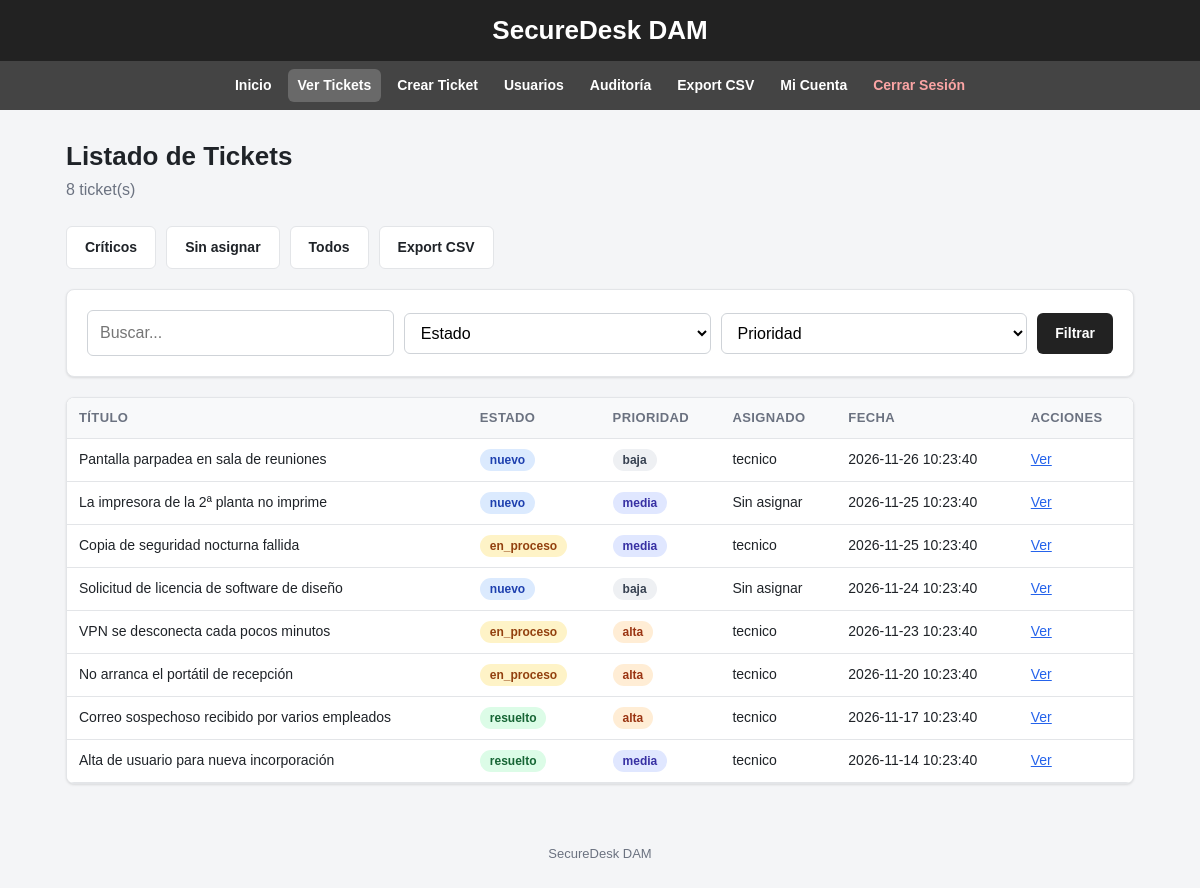
The app's page /tickets.php (signed in), older data.
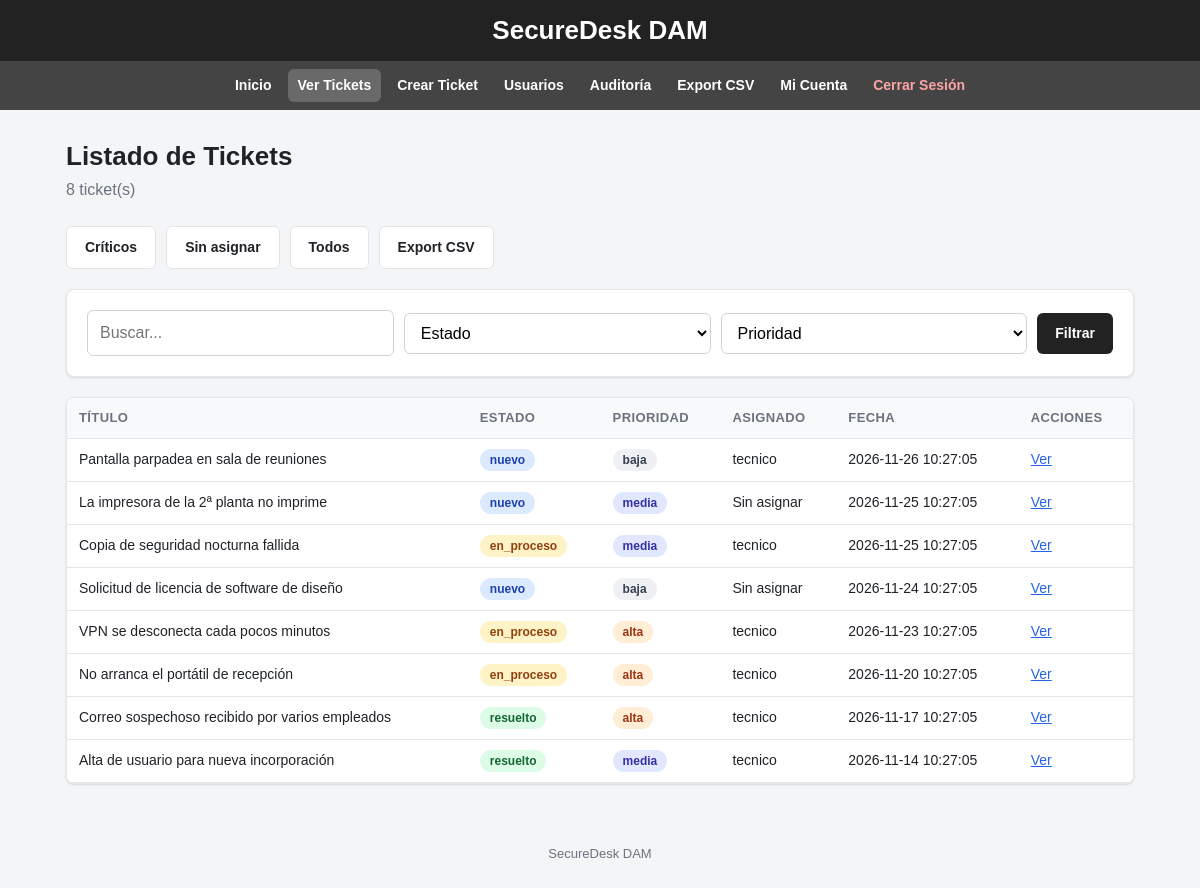
The same page, newer data.
### tables this page shows
CREATE TABLE tickets (
            id INTEGER PRIMARY KEY AUTOINCREMENT,
            title TEXT NOT NULL,
            description TEXT NOT NULL,
            status TEXT NOT NULL CHECK(status IN ('nuevo','en_proceso','resuelto')) DEFAULT 'nuevo',
            priority TEXT NOT NULL CHECK(priority IN ('baja','media','alta','critica')) DEFAULT 'media',
            category TEXT,
            created_by INTEGER NOT NULL,
            assigned_to INTEGER,
            created_at DATETIME DEFAULT CURRENT_TIMESTAMP,
            updated_at DATETIME DEFAULT CURRENT_TIMESTAMP,
            FOREIGN KEY(created_by) REFERENCES users(id),
            FOREIGN KEY(assigned_to) REFERENCES users(id)
        );

CREATE TABLE users (
            id INTEGER PRIMARY KEY AUTOINCREMENT,
            username TEXT NOT NULL UNIQUE,
            password_hash TEXT NOT NULL,
            role TEXT NOT NULL CHECK(role IN ('admin','tecnico','lector')),
            created_at DATETIME DEFAULT CURRENT_TIMESTAMP
        );

### public/tickets.php (the view, shortened to what this page needs)
<?php
require_once __DIR__ . '/../db/config.php';
$buscar = $_GET["buscar"] ?? "";
$sql = "SELECT t.*, u.username AS assigned_name
        FROM tickets t
        LEFT JOIN users u ON u.id = t.assigned_to
        WHERE 1=1";
$params = [];
$sql .= " ORDER BY t.created_at DESC";
$stmt = $db->prepare($sql);
$stmt->execute($params);
$tickets = $stmt->fetchAll(PDO::FETCH_ASSOC);
?>
<?php
require __DIR__ . '/../views/layout_start.php';
?>
<h2 class="page-title">Listado de Tickets</h2>
<p class="subtitle"><?= count($tickets) ?> ticket(s)</p>
<div class="actions">
    <a class="btn btn-light" href="?filtro=criticos">Críticos</a>
    <a class="btn btn-light" href="?filtro=sin_asignar">Sin asignar</a>
    <a class="btn btn-light" href="tickets.php">Todos</a>
    <a class="btn btn-light" href="export_csv.php">Export CSV</a>
</div>
<div class="card">
    <form method="GET" class="filters">
        <input type="text" name="buscar" placeholder="Buscar..." value="<?= htmlspecialchars($buscar) ?>">
        <select name="status">
            <option value="">Estado</option>
        </select>
        <select name="priority">
            <option value="">Prioridad</option>
        </select>
        <button type="submit">Filtrar</button>
    </form>
</div>
<div class="card table-wrap" style="padding:0">
<table>
<tr>
    <th>Título</th>
    <th>Estado</th>
    <th>Prioridad</th>
    <th>Asignado</th>
    <th>Fecha</th>
    <th>Acciones</th>
</tr>
<?php if ($tickets): ?>
    <?php foreach ($tickets as $t): ?>
    <tr>
        <td><?= htmlspecialchars($t["title"]) ?></td>
        <td><span class="badge badge-<?= htmlspecialchars($t["status"]) ?>"><?= htmlspecialchars($t["status"]) ?></span></td>
        <td><span class="badge badge-<?= htmlspecialchars($t["priority"]) ?>"><?= htmlspecialchars($t["priority"]) ?></span></td>
        <td><?= htmlspecialchars($t["assigned_name"] ?? "Sin asignar") ?></td>
        <td><?= htmlspecialchars($t["created_at"]) ?></td>
        <td><a href="ticket_detail.php?id=<?= $t["id"] ?>">Ver</a></td>
    </tr>
    <?php endforeach; ?>
<?php else: ?>
<tr>
    <td colspan="6">No hay tickets</td>
</tr>
<?php endif; ?>
</table>
</div>
<?php require __DIR__ . '/../views/layout_end.php'; ?>

Row changes from the older to the newer data that the page shows:
changed tickets "Pantalla parpadea en sala de reuniones": created_at "2026-11-26 10:23:40" → "2026-11-26 10:27:05"
changed tickets "La impresora de la 2ª planta no imprime": created_at "2026-11-25 10:23:40" → "2026-11-25 10:27:05"
changed tickets "Copia de seguridad nocturna fallida": created_at "2026-11-25 10:23:40" → "2026-11-25 10:27:05"
changed tickets "Solicitud de licencia de software de diseño": created_at "2026-11-24 10:23:40" → "2026-11-24 10:27:05"
changed tickets "VPN se desconecta cada pocos minutos": created_at "2026-11-23 10:23:40" → "2026-11-23 10:27:05"
changed tickets "No arranca el portátil de recepción": created_at "2026-11-20 10:23:40" → "2026-11-20 10:27:05"
changed tickets "Correo sospechoso recibido por varios empleados": created_at "2026-11-17 10:23:40" → "2026-11-17 10:27:05"
changed tickets "Alta de usuario para nueva incorporación": created_at "2026-11-14 10:23:40" → "2026-11-14 10:27:05"
